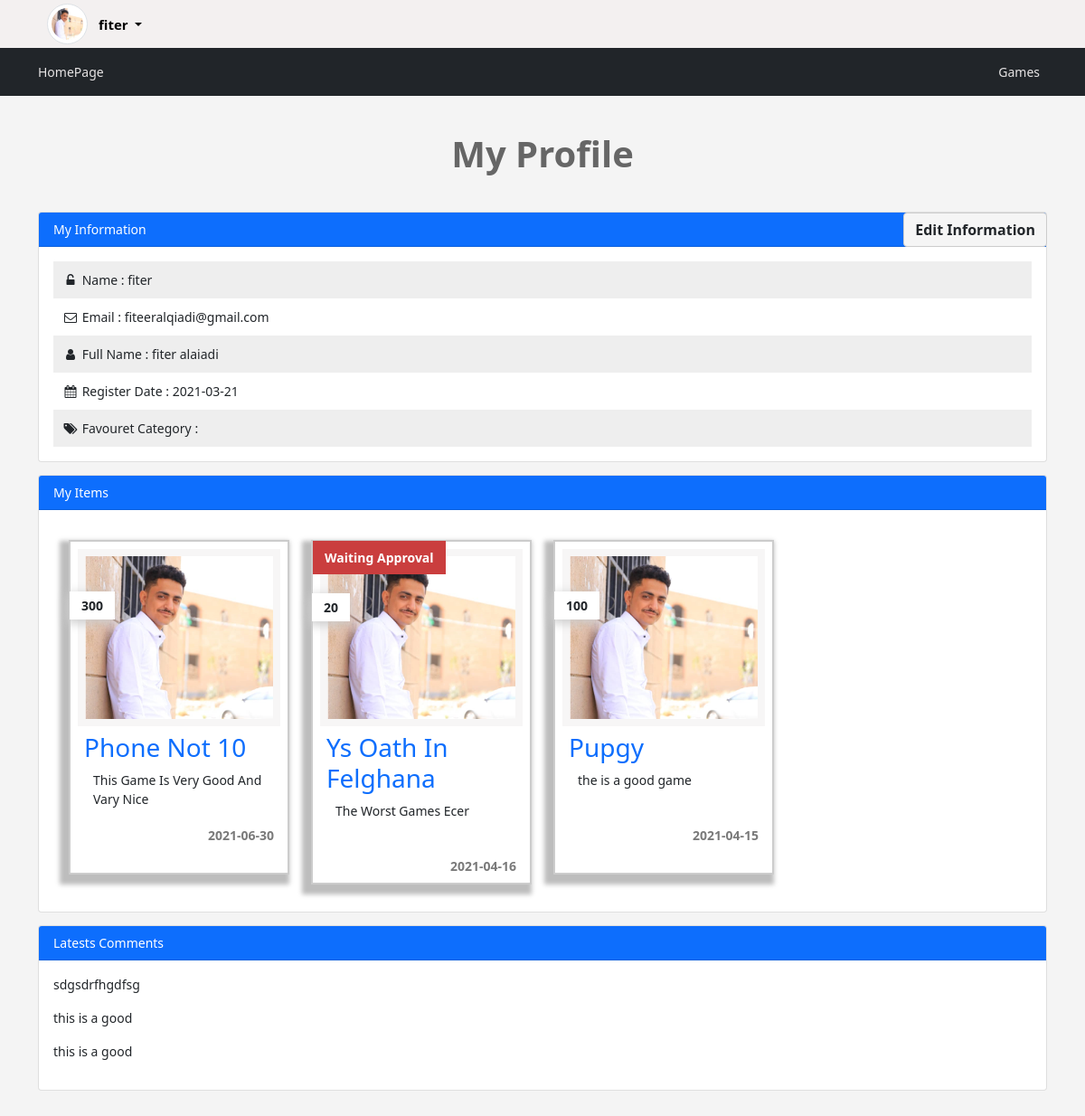
The app's page /profile.php (signed in) with its own data.
### tables this page shows
CREATE TABLE `categories` (
  `ID` int(11) NOT NULL,
  `Name` varchar(255) NOT NULL,
  `Description` varchar(255) NOT NULL,
  `Parent` varchar(255) NOT NULL,
  `Ordering` int(11) NOT NULL,
  `Visibility` int(11) NOT NULL DEFAULT 0,
  `Allow_Comment` int(11) NOT NULL DEFAULT 0,
  `Allow_Ads` int(11) NOT NULL DEFAULT 0
);

CREATE TABLE `users` (
  `UserID` int(11) NOT NULL,
  `UserName` varchar(255) NOT NULL,
  `FullName` varchar(255) NOT NULL,
  `Email` varchar(255) NOT NULL,
  `Pass` varchar(255) NOT NULL,
  `Date` date NOT NULL,
  `RegStatus` int(11) NOT NULL DEFAULT 0,
  `GroupID` int(11) NOT NULL DEFAULT 0,
  `avatar` varchar(255) NOT NULL
);

CREATE TABLE `items` (
  `Item_ID` int(11) NOT NULL,
  `Name` varchar(255) NOT NULL,
  `Description` varchar(255) NOT NULL,
  `Price` varchar(255) NOT NULL,
  `Country_Made` varchar(255) NOT NULL,
  `Status` int(11) NOT NULL,
  `Add_Date` date NOT NULL,
  `Cat_ID` int(11) NOT NULL,
  `Member_ID` int(11) NOT NULL,
  `Tags` varchar(255) NOT NULL,
  `avatar` varchar(255) NOT NULL,
  `Approve` int(11) NOT NULL DEFAULT 0
);

CREATE TABLE `comments` (
  `C_ID` int(11) NOT NULL,
  `Comment` varchar(255) NOT NULL,
  `Status` int(11) NOT NULL DEFAULT 0,
  `Comment_Date` date NOT NULL,
  `item_id` int(11) NOT NULL,
  `user_id` int(11) NOT NULL
);

### init.php (called while the page is built, shortened)
<?php
    include 'admin/connect.php';
    $sessionUser = '';
    if(isset($_SESSION['user'])){
        $sessionUser = $_SESSION['user'];
    }
    $tepl    = 'include/templates/';
    $css     = 'layout/css/';
    $func    = 'include/functions/';
    include $func . 'function.php';
    include $tepl . 'header.php';
    include $tepl . 'navbar.php';

### include/functions/function.php (called while the page is built, shortened)
<?php
    function getAllTable($field, $allTable, $where = NULL, $and = NULL, $orderField= NULL, $ordering = 'DESC'){
        global $con;
        $getAll = $con->prepare("SELECT $field FROM $allTable $where $and ORDER BY $orderField $ordering");
        $getAll->execute();
        $all = $getAll->fetchAll();
        return $all;
    }

### profile.php (the view, shortened to what this page needs)
<?php
include 'init.php';
if(isset($_SESSION['user'])){
    $getUser = $con->prepare("SELECT * FROM users WHERE UserName = ?");
    $getUser->execute(array($sessionUser));
    $infoUser = $getUser->fetch();
    $userid = $infoUser['UserID'];
?>
    <h1 class="text-center">My Profile</h1>
    <div class="information block">
        <div class="container">
            <div class="card">
                <div class="card-header bg-primary text-white">My Information</div>
                <div class="card-body">
                    <ul class="list-unstyled">
                        <li>
                            <i class="fa fa-unlock-alt fa-fw"></i>
                            <span>Name</span> :               <?php echo $infoUser['UserName']; ?>
                        </li>
                        <li>
                            <i class="fa fa-envelope-o fa-fw"></i>
                            <span>Email</span> :              <?php echo $infoUser['Email']; ?>
                        </li>
                        <li>
                            <i class="fa fa-user fa-fw"></i>
                            <span>Full Name</span> :          <?php echo $infoUser['FullName']; ?>
                        </li>
                        <li>
                            <i class="fa fa-calendar fa-fw"></i>
                            <span>Register Date</span> :      <?php echo $infoUser['Date']; ?>
                        </li>
                        <li>
                            <i class="fa fa-tags fa-fw"></i>
                            <span>Favouret Category</span> :
                        </li>
                    </ul>
                    <a href="#" class="btn btn-default">Edit Information</a>
                </div>
            </div>
        </div>
    </div>
    <div id="view-items" class="view-items block">
        <div class="container">
            <div class="card">
                <div class="card-header bg-primary text-white">My Items</div>
                <div class="card-body">
                    <div class="row row-cols-md-4">
                        <?php
                            $items = getAllTable("*", "items", "where Member_ID = $userid", "", "Item_ID");
                            if(empty($items)){
                                echo "<div class='naice-message'>
                                        Not Exist Ads, Create <a href='newad.php'>New Add</a>
                                      </div>";
                            }else{
                                foreach($items as $item){
                                    echo "<div class='ads-user'>";
                                        echo "<div class='ads-items'>";
                                            if($item['Approve'] == 0){
                                                echo "<span class='approve-status'>Waiting Approval</span>";
                                            }
                                            echo "<span class='price-items'>" . $item['Price'] . "</span>";
                                            echo "<div class='img-items'>";
                                                echo "<img src='img.png' class='img-top' alt='' />";
                                            echo "</div>";
                                            echo "<div class='items-body'>";
                                                echo "<h3 class='title-items'>";
                                                    echo "<a href='items.php?itemid=" . $item['Item_ID'] . "'>";
                                                        echo $item['Name'];
                                                    echo "</a>";
                                                echo "</h3>";
                                                echo "<p class='text-items'>". $item['Description'] ."</p>";
                                                echo "<p class='date-items'>". $item['Add_Date'] ."</p>";
                                            echo "</div>";
                                        echo "</div>";
                                    echo "</div>";
                                }
                        }
                        ?>
                    </div>
                </div>
            </div>
        </div>
    </div>
    <div class="my-comment block">
        <div class="container">
            <div class="card">
                <div class="card-header bg-primary text-white">Latests Comments</div>
                <div class="card-body">
                    <?php
                        $myComments = getAllTable("Comment", "comments", "where `user_id` = $userid", "", "C_ID");
                        if(!empty($myComments)){
                            foreach($myComments as $comment){
                                echo "<p>" . $comment['Comment'] . "</p>";
                            }
                        }else{
                            echo "There\'s No Comments To Show";
                        }
                    ?>
                </div>
            </div>
        </div>
    </div>
<?php
}else{
    header('Location: login.php');
    exit();
}
include $tepl . 'footer.php';
?>

### include/templates/header.php (shortened to what this page needs)
<!DOCTYPE html>
<html>
    <head>
         <link rel="stylesheet" href="<?php echo $css ?>bootstrap.min.css">
         <link rel="stylesheet" href="<?php echo $css ?>font-awesome.min.css">
         <link rel="stylesheet" href="<?php echo $css ?>jquery-ui.css">
         <link rel="stylesheet" href="<?php echo $css ?>control.css">
    </head>
<body>
<div class="upper-bar">
     <div class="container">
          <?php
               if(isset($_SESSION['user'])){
                    ?>
                    <div class="navbar navbar-expand-lg session-user">
                         <ul class="navbar-nav me-auto mb-2 mb-lg-0">
                              <img src="img.png" class="img-thumbnail img-circle" alt="" />
                              <li class="nav-item dropdown">
                                   <a class="btn btn-default  nav-link dropdown-toggle" href="#" id="navbarDropdown" role="button" data-bs-toggle="dropdown" aria-expanded="false">
                                   <?php echo $sessionUser ?>
                                   </a>
                              </li>
                         </ul>
                    </div>
                    <?php
               }else{ ?>
                    <a href="login.php">
                         <span class="login-header pull-right">Login/Signup</span>
                    </a>
          <?php }?>
     </div>
</div>

### include/templates/navbar.php (shortened to what this page needs)
<nav class="navbar navbar-expand-lg navbar-light bg-dark">
  <div class="container">
    <a class="navbar-brand" href="index.php">HomePage</a>
    <div class="collapse navbar-collapse" id="navbarSupportedContent">
      <ul class="navbar-nav  me-auto mb-2 mb-lg-0">
        <?php
          $cats = getAllTable('*', 'categories', 'where Parent = 0', '', 'ID', 'ASC');
            foreach($cats as $cat){
              echo "<li><a class='nav-link' href='categories.php?catid=" . $cat['ID'] . "'>" . $cat['Name'] ."</a></li>";
            }
        ?>
      </ul>
    </div>
  </div>
</nav>

### include/templates/footer.php (shortened to what this page needs)
    </body>
</html>

### layout/css/control.css (style rules this page uses)
body { background-color: #F4F4F4; font-size: 14px; height: 3000px; }
h1 { margin: 40px 0px; font-weight: bold; color: #00000094; }
.img-circle { border-radius: 50%; }
a { text-decoration: none; }
.navbar { margin-bottom: 14px; }
.navbar .navbar-collapse { width: auto; }
.navbar-light .navbar-brand { font-size: 1em; margin-right: 9px; }
.navbar-light .navbar-nav .nav-link { font-size: 1em; }
.upper-bar { background-color: #f3f0f0; display: flex; }
.upper-bar .session-user { padding: 0 10px; margin: 4px 0; color: #FFF; }
.upper-bar .session-user img { width: 45px; height: 45px; top: -2px; }
.upper-bar .nav-link { color: black; font-weight: bold; font-size: 15px; margin: 3px 3px 0; }
.upper-bar .dropdown { position: inherit; }
html,body { margin: 0; padding: 0; }
.block { margin-bottom: 14px; }
.information ul { padding: 0; margin: 0; }
.information ul li { padding: 10px; }
.information ul li:nth-child(odd) { background-color: #EEE; }
.information ul li span { display: inline-block; }
.information .btn-default { position: absolute; background-color: #f5f5f5; border: 1px solid #ccc; right: 0; top: 0px; margin-right: -1px; font-weight: bold; }
.view-items .card-body { margin: 17px; margin-bottom: -12px; }
.view-items .ads-user .ads-items { background-color: #FFF; margin-bottom: 26px; max-height: 381px; padding: 8px; box-shadow: -5px 6px 5px 5px #bdbdbd; border: 2px solid #CCC; position: relative; }
.view-items .ads-user .ads-items .approve-status { background-color: #ca3e3e; padding: 8px 13px; position: absolute; margin: -9px 0 0px -8px; color: white; font-weight: bold; }
.view-items .ads-user .ads-items .price-items { position: absolute; top: 15%; background-color: #ffffff; left: -1px; padding: 5px 13px; font-weight: bold; box-shadow: -2px 3px 12px 1px #CCC }
.view-items .ads-user .ads-items .img-items { background-color: #b1b0b01c; border: 1 solid #CCC; }
.view-items .ads-items .img-items .img-top { width: 100%; padding: 8px; }
.view-items .ads-items .items-body { padding: 7px; }
.view-items .ads-items .items-body .text-items { padding-left: 10px; height: 45px; max-height: 45px; overflow: overlay; }
.date-items { text-align: right; font-size: 14px; color: #7a7a7a; font-weight: bold; }

### records on screen
categories: Name "Games"
users: UserName "fiter", Email "fiteeralqiadi@gmail.com", FullName "fiter alaiadi", Date "2021-03-21"
items: Price "300", Name "Phone Not 10", Description "This Game Is Very Good And Vary Nice", Add_Date "2021-06-30"
items: Approve "Waiting Approval", Price "20", Name "Ys Oath In Felghana", Description "The Worst Games Ecer", Add_Date "2021-04-16"
items: Price "100", Name "Pupgy", Description "the is a good game", Add_Date "2021-04-15"
comments: Comment "sdgsdrfhgdfsg"
comments: Comment "this is a good"
comments: Comment "this is a good"

### other values on screen
$sessionUser "fiter"
